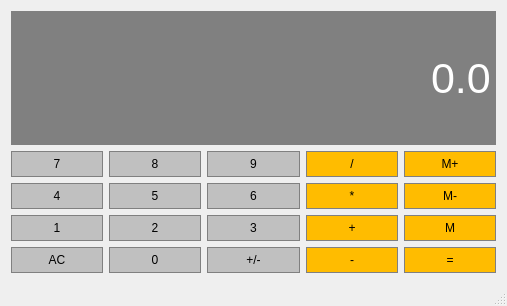
<?xml version="1.0" encoding="UTF-8"?>
<ui version="4.0">
 <class>Calculator</class>
 <widget class="QMainWindow" name="Calculator">
  <property name="geometry">
   <rect>
    <x>0</x>
    <y>0</y>
    <width>507</width>
    <height>306</height>
   </rect>
  </property>
  <property name="windowTitle">
   <string>Calculator</string>
  </property>
  <widget class="QWidget" name="centralWidget">
   <layout class="QGridLayout" name="gridLayout">
    <item row="2" column="4">
     <widget class="QPushButton" name="MemClear">
      <property name="sizePolicy">
       <sizepolicy hsizetype="Preferred" vsizetype="Preferred">
        <horstretch>0</horstretch>
        <verstretch>0</verstretch>
       </sizepolicy>
      </property>
      <property name="styleSheet">
       <string notr="true">QPushButton {
		background-color:#FFBC00;
		border:1px solid gray;
		padding:5px;
}

QPushButton:pressed {
		background-color:#A9A9A9;
		border:1px solid gray;
		padding:5px;
}</string>
      </property>
      <property name="text">
       <string>M-</string>
      </property>
     </widget>
    </item>
    <item row="1" column="0">
     <widget class="QPushButton" name="Button7">
      <property name="sizePolicy">
       <sizepolicy hsizetype="Preferred" vsizetype="Preferred">
        <horstretch>0</horstretch>
        <verstretch>0</verstretch>
       </sizepolicy>
      </property>
      <property name="styleSheet">
       <string notr="true">QPushButton {
		background-color:#C0C0C0;
		border:1px solid gray;
		padding:5px;
}

QPushButton:pressed {
		background-color:#A9A9A9;
		border:1px solid gray;
		padding:5px;
}</string>
      </property>
      <property name="text">
       <string>7</string>
      </property>
     </widget>
    </item>
    <item row="3" column="1">
     <widget class="QPushButton" name="Button2">
      <property name="sizePolicy">
       <sizepolicy hsizetype="Preferred" vsizetype="Preferred">
        <horstretch>0</horstretch>
        <verstretch>0</verstretch>
       </sizepolicy>
      </property>
      <property name="styleSheet">
       <string notr="true">QPushButton {
		background-color:#C0C0C0;
		border:1px solid gray;
		padding:5px;
}

QPushButton:pressed {
		background-color:#A9A9A9;
		border:1px solid gray;
		padding:5px;
}</string>
      </property>
      <property name="text">
       <string>2</string>
      </property>
     </widget>
    </item>
    <item row="4" column="0">
     <widget class="QPushButton" name="Clear">
      <property name="sizePolicy">
       <sizepolicy hsizetype="Preferred" vsizetype="Preferred">
        <horstretch>0</horstretch>
        <verstretch>0</verstretch>
       </sizepolicy>
      </property>
      <property name="styleSheet">
       <string notr="true">QPushButton {
		background-color:#C0C0C0;
		border:1px solid gray;
		padding:5px;
}

QPushButton:pressed {
		background-color:#A9A9A9;
		border:1px solid gray;
		padding:5px;
}</string>
      </property>
      <property name="text">
       <string>AC</string>
      </property>
     </widget>
    </item>
    <item row="4" column="2">
     <widget class="QPushButton" name="ChangeSign">
      <property name="sizePolicy">
       <sizepolicy hsizetype="Preferred" vsizetype="Preferred">
        <horstretch>0</horstretch>
        <verstretch>0</verstretch>
       </sizepolicy>
      </property>
      <property name="styleSheet">
       <string notr="true">QPushButton {
		background-color:#C0C0C0;
		border:1px solid gray;
		padding:5px;
}

QPushButton:pressed {
		background-color:#A9A9A9;
		border:1px solid gray;
		padding:5px;
}</string>
      </property>
      <property name="text">
       <string>+/-</string>
      </property>
     </widget>
    </item>
    <item row="2" column="3">
     <widget class="QPushButton" name="Multiply">
      <property name="sizePolicy">
       <sizepolicy hsizetype="Preferred" vsizetype="Preferred">
        <horstretch>0</horstretch>
        <verstretch>0</verstretch>
       </sizepolicy>
      </property>
      <property name="styleSheet">
       <string notr="true">QPushButton {
		background-color:#FFBC00;
		border:1px solid gray;
		padding:5px;
}

QPushButton:pressed {
		background-color:#A9A9A9;
		border:1px solid gray;
		padding:5px;
}</string>
      </property>
      <property name="text">
       <string>*</string>
      </property>
     </widget>
    </item>
    <item row="3" column="3">
     <widget class="QPushButton" name="Add">
      <property name="sizePolicy">
       <sizepolicy hsizetype="Preferred" vsizetype="Preferred">
        <horstretch>0</horstretch>
        <verstretch>0</verstretch>
       </sizepolicy>
      </property>
      <property name="styleSheet">
       <string notr="true">QPushButton {
		background-color:#FFBC00;
		border:1px solid gray;
		padding:5px;
}

QPushButton:pressed {
		background-color:#A9A9A9;
		border:1px solid gray;
		padding:5px;
}</string>
      </property>
      <property name="text">
       <string>+</string>
      </property>
     </widget>
    </item>
    <item row="4" column="1">
     <widget class="QPushButton" name="Button0">
      <property name="sizePolicy">
       <sizepolicy hsizetype="Preferred" vsizetype="Preferred">
        <horstretch>0</horstretch>
        <verstretch>0</verstretch>
       </sizepolicy>
      </property>
      <property name="styleSheet">
       <string notr="true">QPushButton {
		background-color:#C0C0C0;
		border:1px solid gray;
		padding:5px;
}

QPushButton:pressed {
		background-color:#A9A9A9;
		border:1px solid gray;
		padding:5px;
}</string>
      </property>
      <property name="text">
       <string>0</string>
      </property>
     </widget>
    </item>
    <item row="2" column="0">
     <widget class="QPushButton" name="Button4">
      <property name="sizePolicy">
       <sizepolicy hsizetype="Preferred" vsizetype="Preferred">
        <horstretch>0</horstretch>
        <verstretch>0</verstretch>
       </sizepolicy>
      </property>
      <property name="styleSheet">
       <string notr="true">QPushButton {
		background-color:#C0C0C0;
		border:1px solid gray;
		padding:5px;
}

QPushButton:pressed {
		background-color:#A9A9A9;
		border:1px solid gray;
		padding:5px;
}</string>
      </property>
      <property name="text">
       <string>4</string>
      </property>
     </widget>
    </item>
    <item row="2" column="2">
     <widget class="QPushButton" name="Button6">
      <property name="sizePolicy">
       <sizepolicy hsizetype="Preferred" vsizetype="Preferred">
        <horstretch>0</horstretch>
        <verstretch>0</verstretch>
       </sizepolicy>
      </property>
      <property name="styleSheet">
       <string notr="true">QPushButton {
		background-color:#C0C0C0;
		border:1px solid gray;
		padding:5px;
}

QPushButton:pressed {
		background-color:#A9A9A9;
		border:1px solid gray;
		padding:5px;
}</string>
      </property>
      <property name="text">
       <string>6</string>
      </property>
     </widget>
    </item>
    <item row="2" column="1">
     <widget class="QPushButton" name="Button5">
      <property name="sizePolicy">
       <sizepolicy hsizetype="Preferred" vsizetype="Preferred">
        <horstretch>0</horstretch>
        <verstretch>0</verstretch>
       </sizepolicy>
      </property>
      <property name="styleSheet">
       <string notr="true">QPushButton {
		background-color:#C0C0C0;
		border:1px solid gray;
		padding:5px;
}

QPushButton:pressed {
		background-color:#A9A9A9;
		border:1px solid gray;
		padding:5px;
}</string>
      </property>
      <property name="text">
       <string>5</string>
      </property>
     </widget>
    </item>
    <item row="4" column="4">
     <widget class="QPushButton" name="Equals">
      <property name="sizePolicy">
       <sizepolicy hsizetype="Preferred" vsizetype="Preferred">
        <horstretch>0</horstretch>
        <verstretch>0</verstretch>
       </sizepolicy>
      </property>
      <property name="styleSheet">
       <string notr="true">QPushButton {
		background-color:#FFBC00;
		border:1px solid gray;
		padding:5px;
}

QPushButton:pressed {
		background-color:#A9A9A9;
		border:1px solid gray;
		padding:5px;
}</string>
      </property>
      <property name="text">
       <string>=</string>
      </property>
     </widget>
    </item>
    <item row="1" column="1">
     <widget class="QPushButton" name="Button8">
      <property name="sizePolicy">
       <sizepolicy hsizetype="Preferred" vsizetype="Preferred">
        <horstretch>0</horstretch>
        <verstretch>0</verstretch>
       </sizepolicy>
      </property>
      <property name="styleSheet">
       <string notr="true">QPushButton {
		background-color:#C0C0C0;
		border:1px solid gray;
		padding:5px;
}

QPushButton:pressed {
		background-color:#A9A9A9;
		border:1px solid gray;
		padding:5px;
}</string>
      </property>
      <property name="text">
       <string>8</string>
      </property>
     </widget>
    </item>
    <item row="4" column="3">
     <widget class="QPushButton" name="Subtract">
      <property name="sizePolicy">
       <sizepolicy hsizetype="Preferred" vsizetype="Preferred">
        <horstretch>0</horstretch>
        <verstretch>0</verstretch>
       </sizepolicy>
      </property>
      <property name="styleSheet">
       <string notr="true">QPushButton {
		background-color:#FFBC00;
		border:1px solid gray;
		padding:5px;
}

QPushButton:pressed {
		background-color:#A9A9A9;
		border:1px solid gray;
		padding:5px;
}</string>
      </property>
      <property name="text">
       <string>-</string>
      </property>
     </widget>
    </item>
    <item row="3" column="0">
     <widget class="QPushButton" name="Button1">
      <property name="sizePolicy">
       <sizepolicy hsizetype="Preferred" vsizetype="Preferred">
        <horstretch>0</horstretch>
        <verstretch>0</verstretch>
       </sizepolicy>
      </property>
      <property name="styleSheet">
       <string notr="true">QPushButton {
		background-color:#C0C0C0;
		border:1px solid gray;
		padding:5px;
}

QPushButton:pressed {
		background-color:#A9A9A9;
		border:1px solid gray;
		padding:5px;
}</string>
      </property>
      <property name="text">
       <string>1</string>
      </property>
     </widget>
    </item>
    <item row="3" column="4">
     <widget class="QPushButton" name="MemGet">
      <property name="sizePolicy">
       <sizepolicy hsizetype="Preferred" vsizetype="Preferred">
        <horstretch>0</horstretch>
        <verstretch>0</verstretch>
       </sizepolicy>
      </property>
      <property name="styleSheet">
       <string notr="true">QPushButton {
		background-color:#FFBC00;
		border:1px solid gray;
		padding:5px;
}

QPushButton:pressed {
		background-color:#A9A9A9;
		border:1px solid gray;
		padding:5px;
}</string>
      </property>
      <property name="text">
       <string>M</string>
      </property>
     </widget>
    </item>
    <item row="1" column="3">
     <widget class="QPushButton" name="Devide">
      <property name="sizePolicy">
       <sizepolicy hsizetype="Preferred" vsizetype="Preferred">
        <horstretch>0</horstretch>
        <verstretch>0</verstretch>
       </sizepolicy>
      </property>
      <property name="styleSheet">
       <string notr="true">QPushButton {
		background-color:#FFBC00;
		border:1px solid gray;
		padding:5px;
}

QPushButton:pressed {
		background-color:#A9A9A9;
		border:1px solid gray;
		padding:5px;
}</string>
      </property>
      <property name="text">
       <string>/</string>
      </property>
     </widget>
    </item>
    <item row="1" column="4">
     <widget class="QPushButton" name="MemAdd">
      <property name="sizePolicy">
       <sizepolicy hsizetype="Preferred" vsizetype="Preferred">
        <horstretch>0</horstretch>
        <verstretch>0</verstretch>
       </sizepolicy>
      </property>
      <property name="styleSheet">
       <string notr="true">QPushButton {
		background-color:#FFBC00;
		border:1px solid gray;
		padding:5px;
}

QPushButton:pressed {
		background-color:#A9A9A9;
		border:1px solid gray;
		padding:5px;
}</string>
      </property>
      <property name="text">
       <string>M+</string>
      </property>
     </widget>
    </item>
    <item row="1" column="2">
     <widget class="QPushButton" name="Button9">
      <property name="sizePolicy">
       <sizepolicy hsizetype="Preferred" vsizetype="Preferred">
        <horstretch>0</horstretch>
        <verstretch>0</verstretch>
       </sizepolicy>
      </property>
      <property name="styleSheet">
       <string notr="true">QPushButton {
		background-color:#C0C0C0;
		border:1px solid gray;
		padding:5px;
}

QPushButton:pressed {
		background-color:#A9A9A9;
		border:1px solid gray;
		padding:5px;
}</string>
      </property>
      <property name="text">
       <string>9</string>
      </property>
     </widget>
    </item>
    <item row="3" column="2">
     <widget class="QPushButton" name="Button3">
      <property name="sizePolicy">
       <sizepolicy hsizetype="Preferred" vsizetype="Preferred">
        <horstretch>0</horstretch>
        <verstretch>0</verstretch>
       </sizepolicy>
      </property>
      <property name="styleSheet">
       <string notr="true">QPushButton {
		background-color:#C0C0C0;
		border:1px solid gray;
		padding:5px;
}

QPushButton:pressed {
		background-color:#A9A9A9;
		border:1px solid gray;
		padding:5px;
}</string>
      </property>
      <property name="text">
       <string>3</string>
      </property>
     </widget>
    </item>
    <item row="0" column="0" colspan="5">
     <widget class="QLineEdit" name="Display">
      <property name="sizePolicy">
       <sizepolicy hsizetype="Preferred" vsizetype="Expanding">
        <horstretch>0</horstretch>
        <verstretch>0</verstretch>
       </sizepolicy>
      </property>
      <property name="font">
       <font>
        <pointsize>32</pointsize>
       </font>
      </property>
      <property name="styleSheet">
       <string notr="true">QLineEdit{
		background-color:gray;
		border:1px solid gray;
		color:#ffffff;
}</string>
      </property>
      <property name="text">
       <string>0.0</string>
      </property>
      <property name="alignment">
       <set>Qt::AlignRight|Qt::AlignTrailing|Qt::AlignVCenter</set>
      </property>
     </widget>
    </item>
   </layout>
  </widget>
  <widget class="QMenuBar" name="menuBar">
   <property name="geometry">
    <rect>
     <x>0</x>
     <y>0</y>
     <width>507</width>
     <height>25</height>
    </rect>
   </property>
  </widget>
  <widget class="QStatusBar" name="statusBar"/>
 </widget>
 <layoutdefault spacing="6" margin="11"/>
 <resources/>
 <connections/>
</ui>
